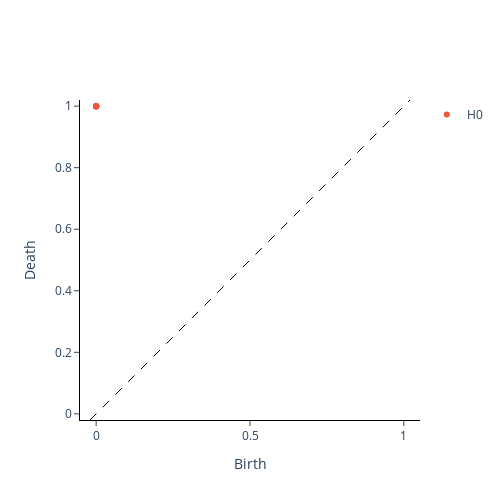

Here is the notebook cell this chart was saved with:
### Code cell
print(f"Persistence diagram is:\n ")
VietorisRipsPersistence(metric="precomputed").fit_transform_plot(X_ggd);

### Figure 1 — Plotly figure (JSON) as saved in the notebook; plotly's stock layout.template omitted (floating-point values rounded to 4 significant figures)
{"data": [{"hoverinfo": "none", "line": {"color": "black", "dash": "dash", "width": 1}, "mode": "lines", "showlegend": false, "type": "scatter", "x": [-0.02, 1.02], "y": [-0.02, 1.02]}, {"hoverinfo": "text", "hovertext": ["(0.0, 1.0), multiplicity: 15", "(0.0, 1.0), multiplicity: 15", "(0.0, 1.0), multiplicity: 15", "(0.0, 1.0), multiplicity: 15", "(0.0, 1.0), multiplicity: 15", "(0.0, 1.0), multiplicity: 15", "(0.0, 1.0), multiplicity: 15", "(0.0, 1.0), multiplicity: 15", "(0.0, 1.0), multiplicity: 15", "(0.0, 1.0), multiplicity: 15", "(0.0, 1.0), multiplicity: 15", "(0.0, 1.0), multiplicity: 15", "(0.0, 1.0), multiplicity: 15", "(0.0, 1.0), multiplicity: 15", "(0.0, 1.0), multiplicity: 15"], "mode": "markers", "name": "H0", "type": "scatter", "x": [0, 0, 0, 0, 0, 0, 0, 0, 0, 0, 0, 0, 0, 0, 0], "y": [1, 1, 1, 1, 1, 1, 1, 1, 1, 1, 1, 1, 1, 1, 1]}, {"hoverinfo": "text", "hovertext": [], "mode": "markers", "name": "H1", "type": "scatter", "x": [], "y": []}], "layout": {"height": 500, "plot_bgcolor": "white", "width": 500, "xaxis": {"autorange": false, "exponentformat": "e", "linecolor": "black", "linewidth": 1, "mirror": false, "range": [-0.02, 1.02], "showexponent": "all", "showline": true, "side": "bottom", "ticks": "outside", "title": {"text": "Birth"}, "type": "linear", "zeroline": true}, "yaxis": {"autorange": false, "exponentformat": "e", "linecolor": "black", "linewidth": 1, "mirror": false, "range": [-0.02, 1.02], "scaleanchor": "x", "scaleratio": 1, "showexponent": "all", "showline": true, "side": "left", "ticks": "outside", "title": {"text": "Death"}, "type": "linear", "zeroline": true}}}
